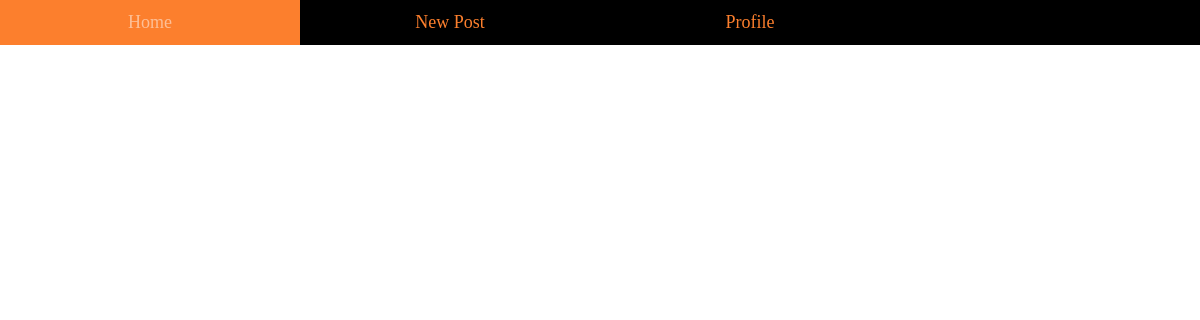
The page / (signed in) on the database as committed earlier.
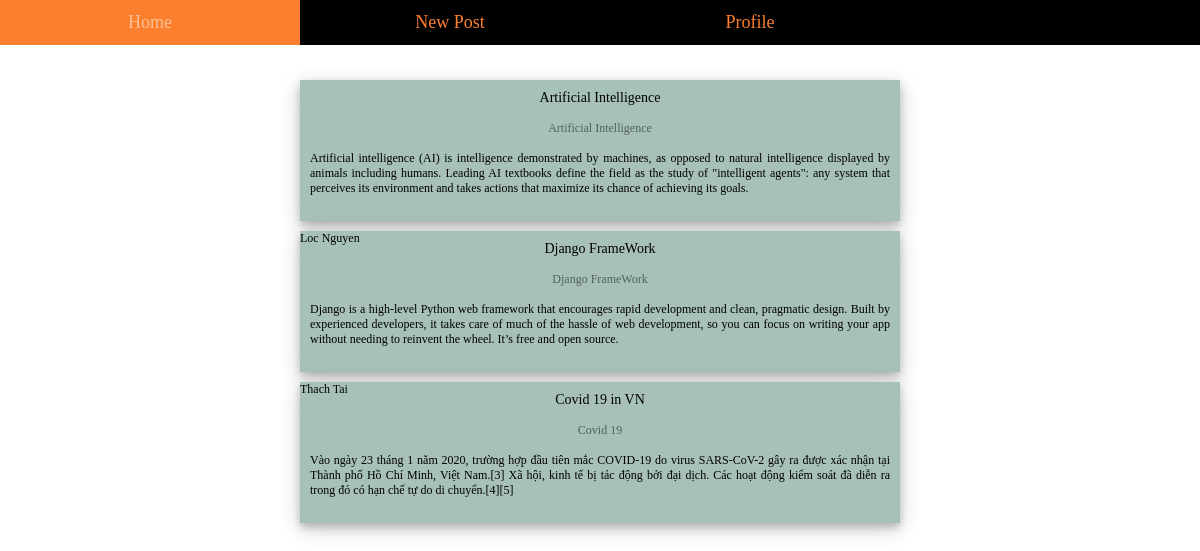
The same page on the database as committed later.
### app/models.py (models this page shows, shortened)
class mCreatePost(models.Model):
    title = models.CharField(max_length=100)
    description = models.CharField(max_length=255)
    body = models.TextField()
    author = models.ForeignKey(User, null=True ,on_delete=models.CASCADE)

### app/views.py (the view)
# urls.py: path('', views.index, name="index"),
def index(request):
    posts = mCreatePost.objects.all()
    if request.user.is_authenticated:
          return render(request, "index.html", {
              "posts": posts
          })
    else:
        return HttpResponseRedirect(reverse("blog:sign_in"))

### app/templates/index.html (shortened to what this page needs)
{% load static %}
<!DOCTYPE html>
<html lang="en">
<head>
    <link rel="stylesheet" href="{% static 'css/styles.css' %}">
    <link rel="stylesheet" href="{% static 'icon/css/all.css' %}">
</head>
<body>
    {% block body %}
    {% block header %}
    <div class="header">
        <div class="nav">
            <ul class="menu">
                <li><a href="{% url 'blog:index' %}">Home</a></li>
                <li><a href="{% url 'blog:post_create' %}">New Post</a></li>
                <li><a href="{% url 'blog:user_profile' %}">Profile</a></li>
                <li class="iUser">
                    <a href="#" class="user-icon fas fa-user"></a>
                </li>
            </ul>
        </div>
    </div>
    {% endblock %}
    <div class="container">
        {% block container %}
        <ul class="posts">
            {% for post in posts %}
            <div class="content">
                <li><span class="author">{{post.author.get_full_name}}</span></li>
                <li><span class="title">{{post.title}}</span></li>
                <br>
                <li><span class="description">{{post.description}}</span></li>
                <br>
                <li><span class="body">{{post.body}}</span></li>
                <br>
            </div>
            {% endfor %}
        </ul>
        {% endblock %}
    </div>
    {% endblock %}
</body>
</html>

### app/static/css/styles.css (style rules this page uses)
* { padding: 0; margin: 0; box-sizing: border-box; }
html { font-family: "JetBrains Mono"; }
a { text-decoration: none; }
li { list-style-type: none; }
.header { position: fixed; z-index: 1; height: 45px; width: 100%; font-size: 18px; background-color: rgb(0, 0, 0); }
.header .nav { position: relative; width: 100%; }
.header .menu { left: 0; right: 0; height: 100%; display: flex; position: absolute; flex-direction: row; }
.header .nav, .nav .menu > li, .nav .menu a { position: relative; height: 100%; display: flex; align-items: center; justify-content: center; color: rgb(252, 127, 45); cursor: pointer; }
.nav .menu > li { width: calc(100%/4); }
.container { position: relative; width: 100%; display: flex; align-items: center; justify-content: center; }
.container .content { position: relative; display: flex; top: 70px; width: 600px; padding: 10px; font-size: 12px; margin: 10px auto; align-items: center; height: max-content; text-align: justify; flex-direction: column; justify-content: center; background-color: rgb(167, 192, 184); box-shadow: 0 4px 8px 0 rgba(0, 0, 0, 0.2), 0 6px 20px 0 rgba(0, 0, 0, 0.19); }
.container .content .title { font-size: 14px; }
.container .content .description { color: rgba(0, 0, 0, .5); }
.content .author { position: absolute; top: 0; left: 0; }

Rows that differ between the two databases and show on the page:
added mCreatePost: title "Artificial Intelligence", description "Artificial Intelligence", body "Artificial intelligence (AI) is intelligence demonstrated by machines, as opposed to natural intelligence displayed by animals including humans. Leading AI textbooks define the field as the study of \"intelligent agents\": any system that perceives its environment and takes actions that maximize its chance of achieving its goals."
added mCreatePost: author.get_full_name "Loc Nguyen", title "Django FrameWork", description "Django FrameWork", body "Django is a high-level Python web framework that encourages rapid development and clean, pragmatic design. Built by experienced developers, it takes care of much of the hassle of web development, so you can focus on writing your app without needing to reinvent the wheel. It’s free and open source."
added mCreatePost: author.get_full_name "Thach Tai", title "Covid 19 in VN", description "Covid 19", body "Vào ngày 23 tháng 1 năm 2020, trường hợp đầu tiên mắc COVID-19 do virus SARS-CoV-2 gây ra được xác nhận tại Thành phố Hồ Chí Minh, Việt Nam.[3] Xã hội, kinh tế bị tác động bởi đại dịch. Các hoạt động kiểm soát đã diễn ra trong đó có hạn chế tự do di chuyển.[4][5]"
